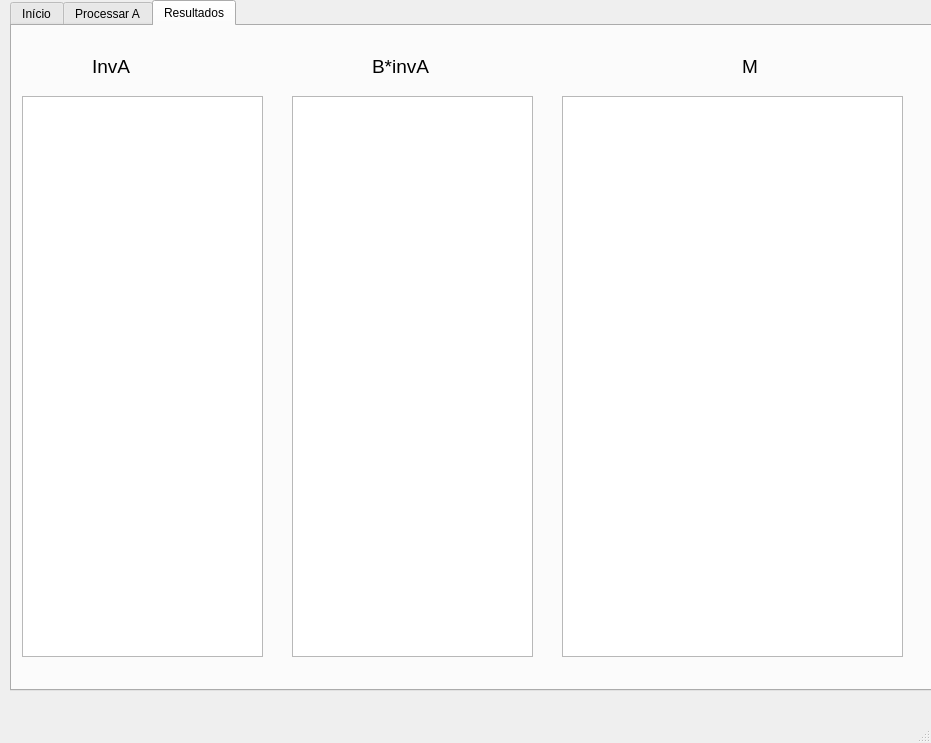
<?xml version="1.0" encoding="UTF-8"?>
<ui version="4.0">
 <class>MainWindow</class>
 <widget class="QMainWindow" name="MainWindow">
  <property name="geometry">
   <rect>
    <x>0</x>
    <y>0</y>
    <width>931</width>
    <height>743</height>
   </rect>
  </property>
  <property name="windowTitle">
   <string>MainWindow</string>
  </property>
  <widget class="QWidget" name="centralwidget">
   <widget class="QTabWidget" name="tabWidget">
    <property name="geometry">
     <rect>
      <x>10</x>
      <y>0</y>
      <width>991</width>
      <height>691</height>
     </rect>
    </property>
    <property name="currentIndex">
     <number>2</number>
    </property>
    <widget class="QWidget" name="tab1">
     <attribute name="title">
      <string>Início</string>
     </attribute>
     <widget class="QPushButton" name="btn_carregar">
      <property name="geometry">
       <rect>
        <x>750</x>
        <y>20</y>
        <width>111</width>
        <height>41</height>
       </rect>
      </property>
      <property name="font">
       <font>
        <pointsize>12</pointsize>
       </font>
      </property>
      <property name="text">
       <string>Carregar</string>
      </property>
     </widget>
     <widget class="QLineEdit" name="file_field">
      <property name="geometry">
       <rect>
        <x>30</x>
        <y>20</y>
        <width>641</width>
        <height>41</height>
       </rect>
      </property>
      <property name="font">
       <font>
        <family>Cambria</family>
        <pointsize>12</pointsize>
       </font>
      </property>
      <property name="text">
       <string>C:\Users\pedro\Documents\Projetos\git\Inventario_ACV\entradas.xlsx</string>
      </property>
      <property name="alignment">
       <set>Qt::AlignCenter</set>
      </property>
     </widget>
     <widget class="QToolButton" name="btn_procurar">
      <property name="geometry">
       <rect>
        <x>680</x>
        <y>20</y>
        <width>51</width>
        <height>41</height>
       </rect>
      </property>
      <property name="text">
       <string>...</string>
      </property>
      <property name="icon">
       <iconset theme="open.xmp"/>
      </property>
     </widget>
     <widget class="QPushButton" name="btn_calc_inv">
      <property name="enabled">
       <bool>false</bool>
      </property>
      <property name="geometry">
       <rect>
        <x>90</x>
        <y>540</y>
        <width>761</width>
        <height>41</height>
       </rect>
      </property>
      <property name="font">
       <font>
        <pointsize>12</pointsize>
       </font>
      </property>
      <property name="text">
       <string>Calcular inventário</string>
      </property>
     </widget>
     <widget class="QTableView" name="tvB">
      <property name="geometry">
       <rect>
        <x>310</x>
        <y>100</y>
        <width>241</width>
        <height>311</height>
       </rect>
      </property>
     </widget>
     <widget class="QLabel" name="label_5">
      <property name="geometry">
       <rect>
        <x>420</x>
        <y>60</y>
        <width>21</width>
        <height>41</height>
       </rect>
      </property>
      <property name="font">
       <font>
        <family>MS Sans Serif</family>
        <pointsize>14</pointsize>
       </font>
      </property>
      <property name="text">
       <string>B</string>
      </property>
     </widget>
     <widget class="QLineEdit" name="lineEditnprocess">
      <property name="geometry">
       <rect>
        <x>760</x>
        <y>480</y>
        <width>31</width>
        <height>31</height>
       </rect>
      </property>
      <property name="font">
       <font>
        <family>MS Sans Serif</family>
        <pointsize>14</pointsize>
       </font>
      </property>
      <property name="alignment">
       <set>Qt::AlignCenter</set>
      </property>
      <property name="readOnly">
       <bool>true</bool>
      </property>
     </widget>
     <widget class="QLabel" name="label_6">
      <property name="geometry">
       <rect>
        <x>720</x>
        <y>60</y>
        <width>21</width>
        <height>41</height>
       </rect>
      </property>
      <property name="font">
       <font>
        <family>MS Sans Serif</family>
        <pointsize>14</pointsize>
       </font>
      </property>
      <property name="text">
       <string>K</string>
      </property>
     </widget>
     <widget class="QLabel" name="label_4">
      <property name="geometry">
       <rect>
        <x>130</x>
        <y>60</y>
        <width>21</width>
        <height>41</height>
       </rect>
      </property>
      <property name="font">
       <font>
        <family>MS Sans Serif</family>
        <pointsize>14</pointsize>
       </font>
      </property>
      <property name="text">
       <string>A</string>
      </property>
     </widget>
     <widget class="QLabel" name="label_3">
      <property name="geometry">
       <rect>
        <x>40</x>
        <y>470</y>
        <width>241</width>
        <height>41</height>
       </rect>
      </property>
      <property name="font">
       <font>
        <family>MS Sans Serif</family>
        <pointsize>14</pointsize>
       </font>
      </property>
      <property name="text">
       <string>Número de produtos</string>
      </property>
     </widget>
     <widget class="QLabel" name="label_2">
      <property name="geometry">
       <rect>
        <x>500</x>
        <y>470</y>
        <width>251</width>
        <height>41</height>
       </rect>
      </property>
      <property name="font">
       <font>
        <family>MS Sans Serif</family>
        <pointsize>14</pointsize>
       </font>
      </property>
      <property name="text">
       <string>Número de processos</string>
      </property>
     </widget>
     <widget class="QTableView" name="tvA">
      <property name="geometry">
       <rect>
        <x>30</x>
        <y>100</y>
        <width>241</width>
        <height>311</height>
       </rect>
      </property>
     </widget>
     <widget class="QLineEdit" name="lineEditnprod">
      <property name="geometry">
       <rect>
        <x>270</x>
        <y>480</y>
        <width>31</width>
        <height>31</height>
       </rect>
      </property>
      <property name="font">
       <font>
        <family>MS Sans Serif</family>
        <pointsize>14</pointsize>
       </font>
      </property>
      <property name="alignment">
       <set>Qt::AlignCenter</set>
      </property>
      <property name="readOnly">
       <bool>true</bool>
      </property>
     </widget>
     <widget class="QTableView" name="tvk">
      <property name="geometry">
       <rect>
        <x>600</x>
        <y>100</y>
        <width>241</width>
        <height>311</height>
       </rect>
      </property>
      <attribute name="horizontalHeaderCascadingSectionResizes">
       <bool>false</bool>
      </attribute>
     </widget>
    </widget>
    <widget class="QWidget" name="tab2">
     <attribute name="title">
      <string>Processar A</string>
     </attribute>
     <widget class="QGroupBox" name="group_metodo">
      <property name="enabled">
       <bool>false</bool>
      </property>
      <property name="geometry">
       <rect>
        <x>10</x>
        <y>20</y>
        <width>841</width>
        <height>201</height>
       </rect>
      </property>
      <property name="font">
       <font>
        <pointsize>14</pointsize>
       </font>
      </property>
      <property name="title">
       <string>Método para tornar A quadrada</string>
      </property>
      <widget class="QRadioButton" name="fantasma">
       <property name="geometry">
        <rect>
         <x>10</x>
         <y>90</y>
         <width>221</width>
         <height>41</height>
        </rect>
       </property>
       <property name="text">
        <string>Processo Fantasma</string>
       </property>
       <property name="checked">
        <bool>true</bool>
       </property>
      </widget>
      <widget class="QRadioButton" name="corte">
       <property name="geometry">
        <rect>
         <x>340</x>
         <y>60</y>
         <width>221</width>
         <height>41</height>
        </rect>
       </property>
       <property name="text">
        <string>Critério de corte</string>
       </property>
      </widget>
      <widget class="QRadioButton" name="alocacao">
       <property name="geometry">
        <rect>
         <x>650</x>
         <y>30</y>
         <width>131</width>
         <height>41</height>
        </rect>
       </property>
       <property name="text">
        <string>Alocação</string>
       </property>
      </widget>
      <widget class="QLabel" name="label_18">
       <property name="geometry">
        <rect>
         <x>340</x>
         <y>100</y>
         <width>91</width>
         <height>41</height>
        </rect>
       </property>
       <property name="font">
        <font>
         <family>MS Sans Serif</family>
         <pointsize>10</pointsize>
        </font>
       </property>
       <property name="text">
        <string>Produto</string>
       </property>
      </widget>
      <widget class="QComboBox" name="cb_prod_criterio">
       <property name="geometry">
        <rect>
         <x>400</x>
         <y>110</y>
         <width>121</width>
         <height>31</height>
        </rect>
       </property>
       <property name="font">
        <font>
         <pointsize>10</pointsize>
        </font>
       </property>
      </widget>
      <widget class="QComboBox" name="cb_proc_aloc">
       <property name="geometry">
        <rect>
         <x>700</x>
         <y>80</y>
         <width>111</width>
         <height>31</height>
        </rect>
       </property>
       <property name="font">
        <font>
         <pointsize>10</pointsize>
        </font>
       </property>
      </widget>
      <widget class="QLabel" name="label_19">
       <property name="geometry">
        <rect>
         <x>610</x>
         <y>70</y>
         <width>111</width>
         <height>41</height>
        </rect>
       </property>
       <property name="font">
        <font>
         <family>MS Sans Serif</family>
         <pointsize>10</pointsize>
        </font>
       </property>
       <property name="text">
        <string>Processo</string>
       </property>
      </widget>
      <widget class="QComboBox" name="cb_prod1_aloc">
       <property name="geometry">
        <rect>
         <x>700</x>
         <y>120</y>
         <width>111</width>
         <height>31</height>
        </rect>
       </property>
       <property name="font">
        <font>
         <pointsize>10</pointsize>
        </font>
       </property>
      </widget>
      <widget class="QLabel" name="label_20">
       <property name="geometry">
        <rect>
         <x>610</x>
         <y>110</y>
         <width>111</width>
         <height>41</height>
        </rect>
       </property>
       <property name="font">
        <font>
         <family>MS Sans Serif</family>
         <pointsize>10</pointsize>
        </font>
       </property>
       <property name="text">
        <string>Produto 1</string>
       </property>
      </widget>
      <widget class="QComboBox" name="cb_prod2_aloc">
       <property name="geometry">
        <rect>
         <x>700</x>
         <y>160</y>
         <width>111</width>
         <height>31</height>
        </rect>
       </property>
       <property name="font">
        <font>
         <pointsize>10</pointsize>
        </font>
       </property>
      </widget>
      <widget class="QLabel" name="label_21">
       <property name="geometry">
        <rect>
         <x>610</x>
         <y>150</y>
         <width>111</width>
         <height>41</height>
        </rect>
       </property>
       <property name="font">
        <font>
         <family>MS Sans Serif</family>
         <pointsize>10</pointsize>
        </font>
       </property>
       <property name="text">
        <string>Produto 2</string>
       </property>
      </widget>
     </widget>
     <widget class="QPushButton" name="btn_calcular_matrizes">
      <property name="enabled">
       <bool>false</bool>
      </property>
      <property name="geometry">
       <rect>
        <x>290</x>
        <y>240</y>
        <width>331</width>
        <height>41</height>
       </rect>
      </property>
      <property name="font">
       <font>
        <pointsize>12</pointsize>
       </font>
      </property>
      <property name="text">
       <string>Calcular matrizes</string>
      </property>
     </widget>
     <widget class="QTableView" name="tvB2">
      <property name="geometry">
       <rect>
        <x>340</x>
        <y>330</y>
        <width>241</width>
        <height>271</height>
       </rect>
      </property>
     </widget>
     <widget class="QLabel" name="label_12">
      <property name="geometry">
       <rect>
        <x>450</x>
        <y>280</y>
        <width>21</width>
        <height>41</height>
       </rect>
      </property>
      <property name="font">
       <font>
        <family>MS Sans Serif</family>
        <pointsize>14</pointsize>
       </font>
      </property>
      <property name="text">
       <string>B</string>
      </property>
     </widget>
     <widget class="QLabel" name="label_13">
      <property name="geometry">
       <rect>
        <x>720</x>
        <y>280</y>
        <width>21</width>
        <height>41</height>
       </rect>
      </property>
      <property name="font">
       <font>
        <family>MS Sans Serif</family>
        <pointsize>14</pointsize>
       </font>
      </property>
      <property name="text">
       <string>K</string>
      </property>
     </widget>
     <widget class="QPushButton" name="btn_calc_inventario">
      <property name="enabled">
       <bool>false</bool>
      </property>
      <property name="geometry">
       <rect>
        <x>290</x>
        <y>610</y>
        <width>331</width>
        <height>41</height>
       </rect>
      </property>
      <property name="font">
       <font>
        <pointsize>12</pointsize>
       </font>
      </property>
      <property name="text">
       <string>Calcular inventário</string>
      </property>
     </widget>
     <widget class="QLabel" name="label_14">
      <property name="geometry">
       <rect>
        <x>170</x>
        <y>280</y>
        <width>21</width>
        <height>41</height>
       </rect>
      </property>
      <property name="font">
       <font>
        <family>MS Sans Serif</family>
        <pointsize>14</pointsize>
       </font>
      </property>
      <property name="text">
       <string>A</string>
      </property>
     </widget>
     <widget class="QTableView" name="tvk2">
      <property name="geometry">
       <rect>
        <x>610</x>
        <y>330</y>
        <width>241</width>
        <height>271</height>
       </rect>
      </property>
     </widget>
     <widget class="QTableView" name="tvA2">
      <property name="geometry">
       <rect>
        <x>70</x>
        <y>330</y>
        <width>241</width>
        <height>271</height>
       </rect>
      </property>
     </widget>
    </widget>
    <widget class="QWidget" name="tab">
     <attribute name="title">
      <string>Resultados</string>
     </attribute>
     <widget class="QTableView" name="tvbinva">
      <property name="geometry">
       <rect>
        <x>280</x>
        <y>70</y>
        <width>241</width>
        <height>561</height>
       </rect>
      </property>
     </widget>
     <widget class="QLabel" name="label_22">
      <property name="geometry">
       <rect>
        <x>360</x>
        <y>20</y>
        <width>131</width>
        <height>41</height>
       </rect>
      </property>
      <property name="font">
       <font>
        <family>MS Sans Serif</family>
        <pointsize>14</pointsize>
       </font>
      </property>
      <property name="text">
       <string>B*invA</string>
      </property>
     </widget>
     <widget class="QLabel" name="label_23">
      <property name="geometry">
       <rect>
        <x>730</x>
        <y>20</y>
        <width>21</width>
        <height>41</height>
       </rect>
      </property>
      <property name="font">
       <font>
        <family>MS Sans Serif</family>
        <pointsize>14</pointsize>
       </font>
      </property>
      <property name="text">
       <string>M</string>
      </property>
     </widget>
     <widget class="QLabel" name="label_24">
      <property name="geometry">
       <rect>
        <x>80</x>
        <y>20</y>
        <width>51</width>
        <height>41</height>
       </rect>
      </property>
      <property name="font">
       <font>
        <family>MS Sans Serif</family>
        <pointsize>14</pointsize>
       </font>
      </property>
      <property name="text">
       <string>InvA</string>
      </property>
     </widget>
     <widget class="QTableView" name="tvm">
      <property name="geometry">
       <rect>
        <x>550</x>
        <y>70</y>
        <width>341</width>
        <height>561</height>
       </rect>
      </property>
     </widget>
     <widget class="QTableView" name="tvinva">
      <property name="geometry">
       <rect>
        <x>10</x>
        <y>70</y>
        <width>241</width>
        <height>561</height>
       </rect>
      </property>
     </widget>
    </widget>
   </widget>
  </widget>
  <widget class="QMenuBar" name="menubar">
   <property name="geometry">
    <rect>
     <x>0</x>
     <y>0</y>
     <width>931</width>
     <height>26</height>
    </rect>
   </property>
  </widget>
  <widget class="QStatusBar" name="statusbar"/>
 </widget>
 <resources/>
 <connections/>
</ui>
